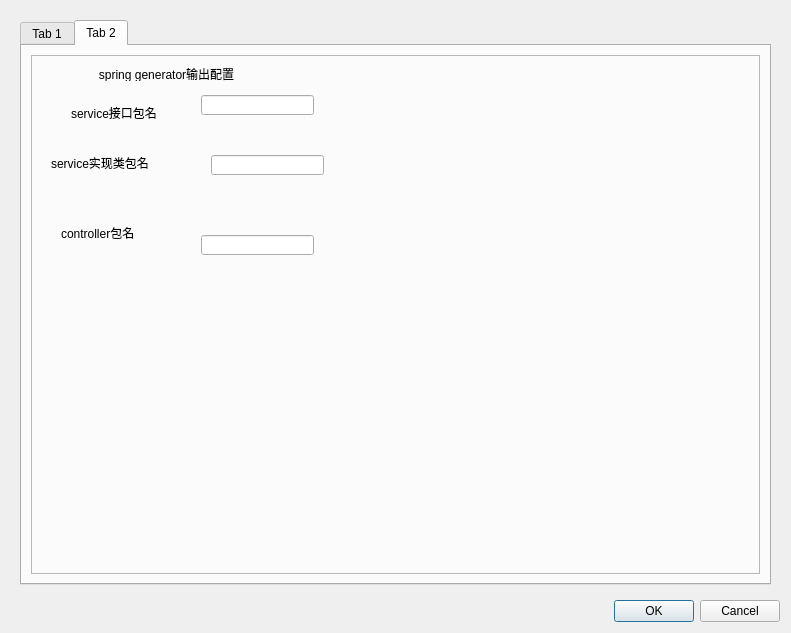
<?xml version="1.0" encoding="UTF-8"?>
<ui version="4.0">
 <class>Dialog</class>
 <widget class="QDialog" name="Dialog">
  <property name="geometry">
   <rect>
    <x>0</x>
    <y>0</y>
    <width>791</width>
    <height>633</height>
   </rect>
  </property>
  <property name="windowTitle">
   <string>Dialog</string>
  </property>
  <layout class="QHBoxLayout" name="horizontalLayout">
   <item>
    <layout class="QVBoxLayout" name="verticalLayout_select">
     <item>
      <widget class="QWidget" name="widget" native="true">
       <layout class="QVBoxLayout" name="verticalLayout_2">
        <item>
         <widget class="QTabWidget" name="tabWidget">
          <property name="currentIndex">
           <number>1</number>
          </property>
          <widget class="QWidget" name="tab">
           <property name="maximumSize">
            <size>
             <width>747</width>
             <height>541</height>
            </size>
           </property>
           <attribute name="title">
            <string>Tab 1</string>
           </attribute>
           <layout class="QVBoxLayout" name="verticalLayout_3">
            <item>
             <widget class="QFrame" name="frame">
              <property name="frameShape">
               <enum>QFrame::StyledPanel</enum>
              </property>
              <property name="frameShadow">
               <enum>QFrame::Raised</enum>
              </property>
              <widget class="QLabel" name="mybatis_label">
               <property name="geometry">
                <rect>
                 <x>190</x>
                 <y>20</y>
                 <width>241</width>
                 <height>16</height>
                </rect>
               </property>
               <property name="text">
                <string>mybatis generator输出配置</string>
               </property>
              </widget>
              <widget class="QLabel" name="java_path">
               <property name="geometry">
                <rect>
                 <x>70</x>
                 <y>120</y>
                 <width>72</width>
                 <height>20</height>
                </rect>
               </property>
               <property name="text">
                <string>Java项目地址</string>
               </property>
              </widget>
              <widget class="QLineEdit" name="java_path_value">
               <property name="geometry">
                <rect>
                 <x>230</x>
                 <y>130</y>
                 <width>205</width>
                 <height>20</height>
                </rect>
               </property>
              </widget>
              <widget class="QLabel" name="java_src_relative">
               <property name="geometry">
                <rect>
                 <x>60</x>
                 <y>210</y>
                 <width>108</width>
                 <height>20</height>
                </rect>
               </property>
               <property name="text">
                <string>Java项目源码包地址</string>
               </property>
              </widget>
              <widget class="QLineEdit" name="java_src_relative_value">
               <property name="geometry">
                <rect>
                 <x>260</x>
                 <y>210</y>
                 <width>241</width>
                 <height>20</height>
                </rect>
               </property>
              </widget>
              <widget class="QLabel" name="model_package">
               <property name="geometry">
                <rect>
                 <x>70</x>
                 <y>280</y>
                 <width>84</width>
                 <height>20</height>
                </rect>
               </property>
               <property name="text">
                <string>Java实体类包名</string>
               </property>
              </widget>
              <widget class="QLineEdit" name="model_package_value">
               <property name="geometry">
                <rect>
                 <x>240</x>
                 <y>280</y>
                 <width>217</width>
                 <height>20</height>
                </rect>
               </property>
              </widget>
              <widget class="QLabel" name="mapper_package">
               <property name="geometry">
                <rect>
                 <x>70</x>
                 <y>350</y>
                 <width>84</width>
                 <height>20</height>
                </rect>
               </property>
               <property name="text">
                <string>mapper接口包名</string>
               </property>
              </widget>
              <widget class="QLineEdit" name="mapper_package_value">
               <property name="geometry">
                <rect>
                 <x>260</x>
                 <y>350</y>
                 <width>187</width>
                 <height>20</height>
                </rect>
               </property>
              </widget>
              <widget class="QLabel" name="xml_path">
               <property name="geometry">
                <rect>
                 <x>70</x>
                 <y>410</y>
                 <width>114</width>
                 <height>20</height>
                </rect>
               </property>
               <property name="text">
                <string>mybatis xml文件地址</string>
               </property>
              </widget>
              <widget class="QLineEdit" name="xml_path_value">
               <property name="geometry">
                <rect>
                 <x>250</x>
                 <y>400</y>
                 <width>247</width>
                 <height>20</height>
                </rect>
               </property>
              </widget>
              <widget class="QWidget" name="widget_2" native="true">
               <property name="geometry">
                <rect>
                 <x>20</x>
                 <y>40</y>
                 <width>611</width>
                 <height>80</height>
                </rect>
               </property>
               <widget class="QLabel" name="label">
                <property name="geometry">
                 <rect>
                  <x>70</x>
                  <y>50</y>
                  <width>331</width>
                  <height>16</height>
                 </rect>
                </property>
                <property name="text">
                 <string>lombok解释</string>
                </property>
               </widget>
               <widget class="QSplitter" name="splitter">
                <property name="geometry">
                 <rect>
                  <x>40</x>
                  <y>20</y>
                  <width>301</width>
                  <height>20</height>
                 </rect>
                </property>
                <property name="orientation">
                 <enum>Qt::Horizontal</enum>
                </property>
                <widget class="QLabel" name="lombok">
                 <property name="text">
                  <string>是否使用lombok注解</string>
                 </property>
                </widget>
                <widget class="QComboBox" name="lombok_value">
                 <item>
                  <property name="text">
                   <string>True</string>
                  </property>
                 </item>
                 <item>
                  <property name="text">
                   <string>False</string>
                  </property>
                 </item>
                </widget>
               </widget>
              </widget>
             </widget>
            </item>
           </layout>
          </widget>
          <widget class="QWidget" name="tab_2">
           <attribute name="title">
            <string>Tab 2</string>
           </attribute>
           <layout class="QVBoxLayout" name="verticalLayout">
            <item>
             <widget class="QFrame" name="frame_2">
              <property name="frameShape">
               <enum>QFrame::StyledPanel</enum>
              </property>
              <property name="frameShadow">
               <enum>QFrame::Raised</enum>
              </property>
              <widget class="QLabel" name="service_package">
               <property name="geometry">
                <rect>
                 <x>40</x>
                 <y>50</y>
                 <width>141</width>
                 <height>16</height>
                </rect>
               </property>
               <property name="text">
                <string>service接口包名</string>
               </property>
              </widget>
              <widget class="QLineEdit" name="service_package_value">
               <property name="geometry">
                <rect>
                 <x>170</x>
                 <y>40</y>
                 <width>113</width>
                 <height>20</height>
                </rect>
               </property>
              </widget>
              <widget class="QLabel" name="spring_label">
               <property name="geometry">
                <rect>
                 <x>60</x>
                 <y>10</y>
                 <width>151</width>
                 <height>16</height>
                </rect>
               </property>
               <property name="text">
                <string>&lt;html&gt;&lt;head/&gt;&lt;body&gt;&lt;p align=&quot;center&quot;&gt;spring generator输出配置&lt;/p&gt;&lt;/body&gt;&lt;/html&gt;</string>
               </property>
              </widget>
              <widget class="QLabel" name="service_impl_package">
               <property name="geometry">
                <rect>
                 <x>20</x>
                 <y>100</y>
                 <width>141</width>
                 <height>16</height>
                </rect>
               </property>
               <property name="text">
                <string>service实现类包名</string>
               </property>
              </widget>
              <widget class="QLabel" name="controller_package">
               <property name="geometry">
                <rect>
                 <x>30</x>
                 <y>170</y>
                 <width>131</width>
                 <height>16</height>
                </rect>
               </property>
               <property name="text">
                <string>controller包名</string>
               </property>
              </widget>
              <widget class="QLineEdit" name="service_impl_package_value">
               <property name="geometry">
                <rect>
                 <x>180</x>
                 <y>100</y>
                 <width>113</width>
                 <height>20</height>
                </rect>
               </property>
              </widget>
              <widget class="QLineEdit" name="controller_package_value">
               <property name="geometry">
                <rect>
                 <x>170</x>
                 <y>180</y>
                 <width>113</width>
                 <height>20</height>
                </rect>
               </property>
              </widget>
             </widget>
            </item>
           </layout>
          </widget>
         </widget>
        </item>
       </layout>
      </widget>
     </item>
     <item>
      <widget class="QDialogButtonBox" name="buttonBox">
       <property name="standardButtons">
        <set>QDialogButtonBox::Cancel|QDialogButtonBox::Ok</set>
       </property>
      </widget>
     </item>
    </layout>
   </item>
  </layout>
 </widget>
 <resources/>
 <connections/>
</ui>
